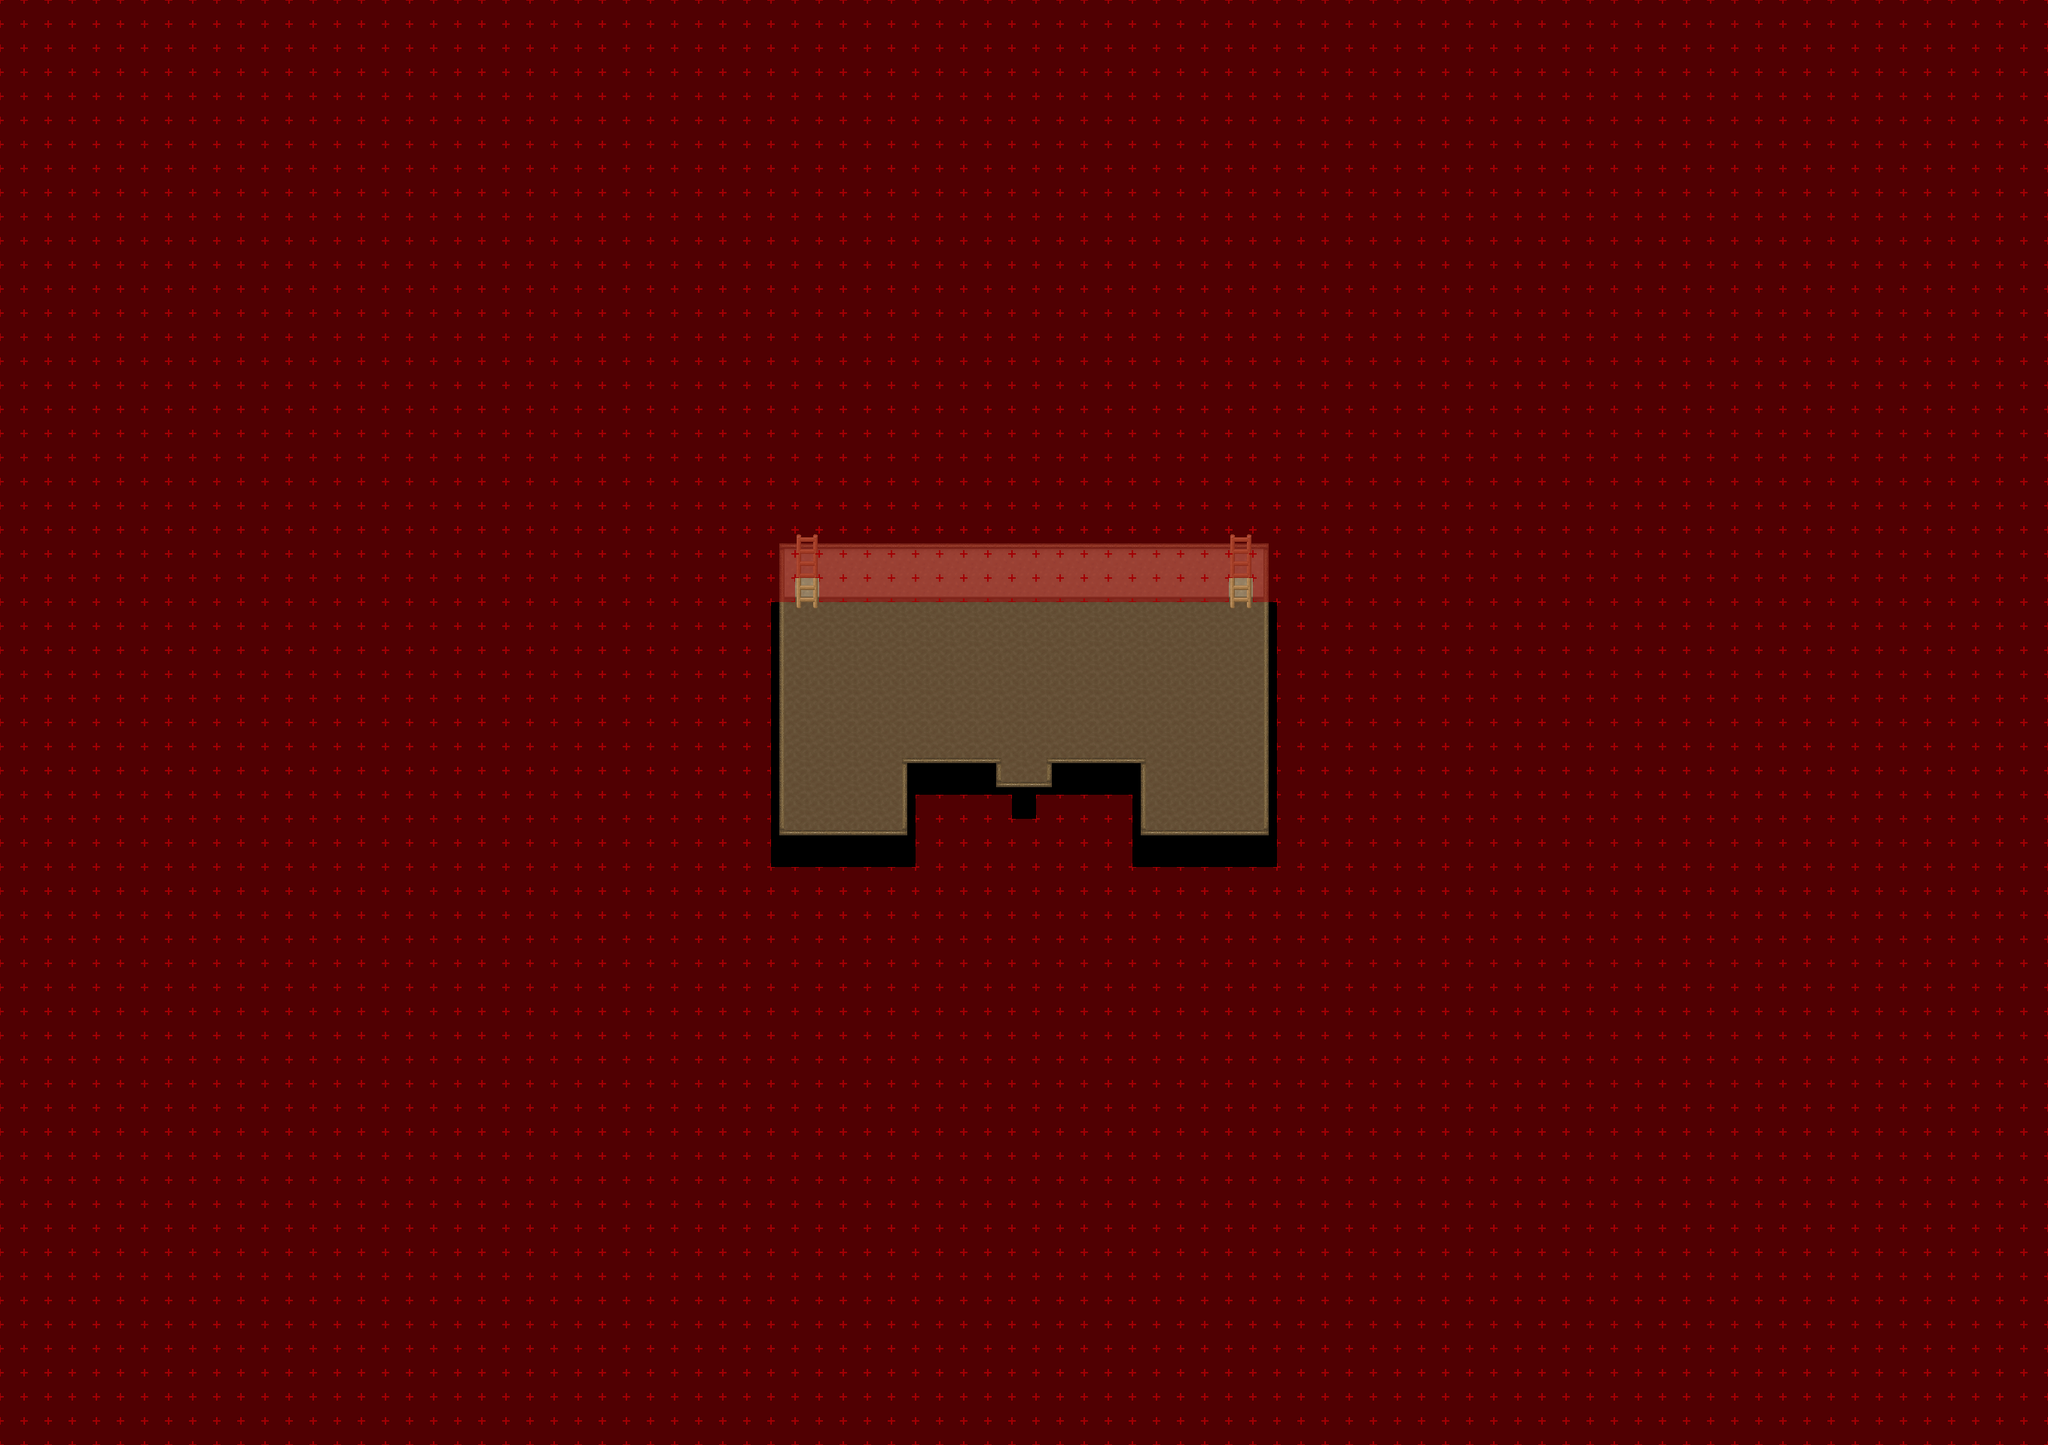

A 2D game scene composited from a Tiled map and its tileset images. What follows is a short description and the map's XML, with each tile layer's data collapsed to a summary:
An orthogonal 85x60 tile map with 32x32 px tiles, 9 tile layers (Ground, Ground 2, Ground 3, Fringe, ...), 11 tilesets and 3 objects (3x warp).

<map version="1.4" tiledversion="1.4.1" orientation="orthogonal" renderorder="right-down" compressionlevel="0" width="85" height="60" tilewidth="32" tileheight="32" infinite="0" nextlayerid="11" nextobjectid="26">
 <properties>
  <property name="license" value="CC BY-SA 3.0" />
  <property name="manaplus version" value="2" />
  <property name="minimap" value="graphics/minimaps/020-2-22.png" />
  <property name="music" value="faith.ogg" />
  <property name="name" value="Residence" />
 </properties>
 <tileset firstgid="1" name="Collision" tilewidth="32" tileheight="32" tilecount="9" columns="3">
  <image source="../graphics/tilesets/collision.png" width="96" height="96" />
 </tileset>
 <tileset firstgid="10" name="desert-ground" tilewidth="32" tileheight="32" tilecount="256" columns="16">
  <image source="../graphics/tilesets/desert-ground.png" width="512" height="512" />
 </tileset>
 <tileset firstgid="266" name="desert-accessory" tilewidth="32" tileheight="32" tilecount="128" columns="16">
  <image source="../graphics/tilesets/desert-accessory.png" width="512" height="256" />
 </tileset>
 <tileset firstgid="394" name="desert-hut-indoor" tilewidth="32" tileheight="32" tilecount="160" columns="16">
  <image source="../graphics/tilesets/desert-hut-indoor.png" width="512" height="320" />
 </tileset>
 <tileset firstgid="554" name="desert-hut-indoor-accessory-x1x2" tilewidth="32" tileheight="64" tilecount="32" columns="8">
  <image source="../graphics/tilesets/desert-hut-indoor-accessory-x1x2.png" width="256" height="256" />
 </tileset>
 <tileset firstgid="586" name="desert-hut-indoor-accessory-x1x3" tilewidth="32" tileheight="96" tilecount="27" columns="9">
  <image source="../graphics/tilesets/desert-hut-indoor-accessory-x1x3.png" width="288" height="288" />
 </tileset>
 <tileset firstgid="613" name="desert-hut-indoor-accessory" tilewidth="32" tileheight="32" tilecount="64" columns="8">
  <image source="../graphics/tilesets/desert-hut-indoor-accessory.png" width="256" height="256" />
 </tileset>
 <tileset firstgid="677" name="hurns-indoor-accessory" tilewidth="32" tileheight="32" tilecount="128" columns="8">
  <image source="../graphics/tilesets/hurns-indoor-accessory.png" width="256" height="512" />
 </tileset>
 <tileset firstgid="805" name="sunlight-x4x4" tilewidth="128" tileheight="128" tilecount="4" columns="4">
  <image source="../graphics/tilesets/sunlight-x4x4.png" width="512" height="128" />
  <tile id="0">
   <animation>
    <frame tileid="0" duration="5000" />
    <frame tileid="1" duration="200" />
    <frame tileid="2" duration="200" />
    <frame tileid="3" duration="500" />
    <frame tileid="2" duration="200" />
    <frame tileid="1" duration="200" />
   </animation>
  </tile>
  <tile id="1">
   <animation>
    <frame tileid="1" duration="100" />
    <frame tileid="0" duration="5000" />
    <frame tileid="1" duration="200" />
    <frame tileid="2" duration="200" />
    <frame tileid="3" duration="500" />
    <frame tileid="2" duration="200" />
    <frame tileid="1" duration="100" />
   </animation>
  </tile>
  <tile id="2">
   <animation>
    <frame tileid="1" duration="200" />
    <frame tileid="0" duration="5000" />
    <frame tileid="1" duration="200" />
    <frame tileid="2" duration="200" />
    <frame tileid="3" duration="500" />
    <frame tileid="2" duration="200" />
   </animation>
  </tile>
 </tileset>
 <tileset firstgid="809" name="level-number" tilewidth="32" tileheight="32" tilecount="16" columns="16">
  <image source="../graphics/tilesets/level-number.png" width="512" height="32" />
 </tileset>
 <tileset firstgid="825" name="desert-castle-indoor" tilewidth="32" tileheight="32" tilecount="512" columns="16">
  <image source="../graphics/tilesets/desert-castle-indoor.png" width="512" height="1024" />
 </tileset>
 <layer id="1" name="Ground" width="85" height="60">
  <data>[5100 cells, 5100 non-empty, 3 distinct tile ids]</data>
 </layer>
 <layer id="2" name="Ground 2" width="85" height="60">
  <data>[5100 cells, 42 non-empty, 2 distinct tile ids]</data>
 </layer>
 <layer id="3" name="Ground 3" width="85" height="60">
  <data>[5100 cells, 8 non-empty, 3 distinct tile ids]</data>
 </layer>
 <layer id="4" name="Fringe" width="85" height="60">
  <data>[5100 cells, 0 non-empty, 0 distinct tile ids]</data>
 </layer>
 <layer id="5" name="Over" width="85" height="60">
  <data>[5100 cells, 131 non-empty, 10 distinct tile ids]</data>
 </layer>
 <layer id="6" name="Over 2" width="85" height="60">
  <data>[5100 cells, 0 non-empty, 0 distinct tile ids]</data>
 </layer>
 <layer id="7" name="Over 3" width="85" height="60">
  <data>[5100 cells, 0 non-empty, 0 distinct tile ids]</data>
 </layer>
 <layer id="8" name="Collision" width="85" height="60">
  <data>[5100 cells, 4893 non-empty, 1 distinct tile ids]</data>
 </layer>
 <layer id="9" name="Heights" width="85" height="60">
  <data>[5100 cells, 0 non-empty, 0 distinct tile ids]</data>
 </layer>
 <objectgroup id="10" name="Object">
  <object id="20" name="To Tulimshar" type="warp" x="1344" y="1056" width="32" height="32">
   <properties>
    <property name="dest_map" value="020-1" />
    <property name="dest_x" value="153" />
    <property name="dest_y" value="132" />
   </properties>
  </object>
  <object id="21" name="To Residence First Floor" type="warp" x="1056" y="768" width="32" height="32">
   <properties>
    <property name="dest_map" value="020-2-25" />
    <property name="dest_x" value="32" />
    <property name="dest_y" value="24" />
   </properties>
  </object>
  <object id="25" name="To Residence First Floor" type="warp" x="1632" y="768" width="32" height="32">
   <properties>
    <property name="dest_map" value="020-2-25" />
    <property name="dest_x" value="42" />
    <property name="dest_y" value="24" />
   </properties>
  </object>
 </objectgroup>
</map>
